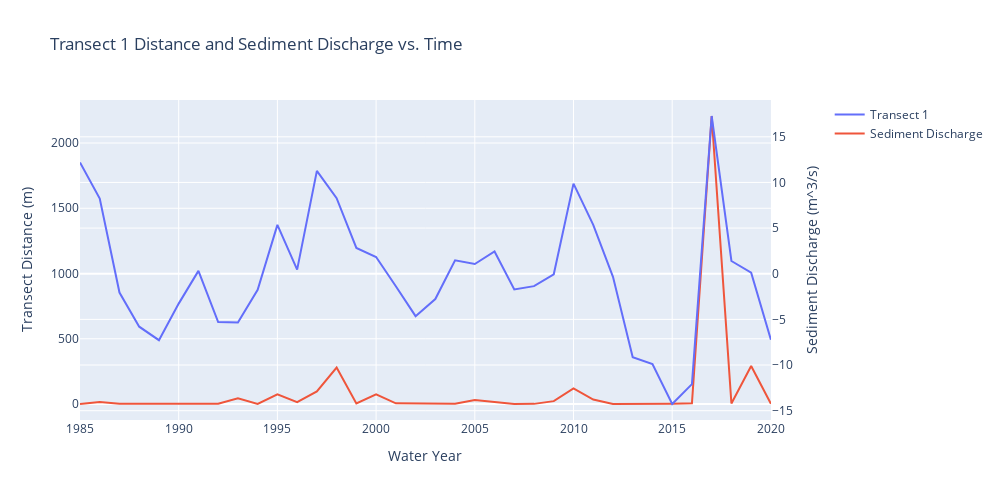

Notebook cell for this chart:
### Code cell
import plotly.graph_objects as go
from plotly.subplots import make_subplots

# Create figure with secondary y-axis
fig = make_subplots(specs=[[{"secondary_y": True}]])

# Add traces
fig.add_trace(
    go.Scatter(x=[1985,1986,1987,1988,1989,1990,1991,1992,1993,1994,1995,1996,1997,1998,1999,2000,2001,2002,2003,2004,2005,2006,2007,2008,2009,2010,2011,2012,2013,2014,2015,2016,2017,2018,2019,2020], 
               y=[12.194963174,8.237563964,-2.061170983,-5.799314326,-7.279031764,-3.272433307,0.3161232078,-5.289173695,-5.33752132,-1.766705379,5.352456645,0.447907167,11.26185354,8.270637795,2.821547504,1.833577833,-1.373638083,-4.64562967,-2.768499982,1.474050189,1.068130145,2.433538163,-1.723978019,-1.359934222,-0.05505201188,9.871895858,5.346545497,-0.3419442283,-9.134881221,-9.902222467,-14.26692847,-12.09478824,17.27744621,1.396669336,0.1181461823,-7.228526739], 
               name="Transect 1"),
    secondary_y=True,
)

fig.add_trace(
    go.Scatter(x=[1985,1986,1987,1988,1989,1990,1991,1992,1993,1994,1995,1996,1997,1998,1999,2000,2001,2002,2003,2004,2005,2006,2007,2008,2009,2010,2011,2012,2013,2014,2015,2016,2017,2018,2019,2020], 
               y=[0.7,14.6,1.4,0.7,0.7,0.3,1.8,2.1,43.0,0.8,73.7,14.5,96.9,278.8,3.6,73.2,5.0,2.9,2.4,2.6,31.2,15.9,0.2,1.0,22.1,120.3,34.2,0.6,0.0,0.1,1.8,5.4,2207.2,4.2,291.6,1.7], 
               name="Sediment Discharge"),
    secondary_y=False,
)

# Add figure title
fig.update_layout(
    title_text="Transect 1 Distance and Sediment Discharge vs. Time",
    width=1000, height=500
)

# Set x-axis title
fig.update_xaxes(title_text="Water Year")

# Set y-axes titles
fig.update_yaxes(title_text="Transect Distance (m)", secondary_y=False)
fig.update_yaxes(title_text="Sediment Discharge (m^3/s)", secondary_y=True)

fig.show()
#fig.write_image("images/fig1.jpeg")
